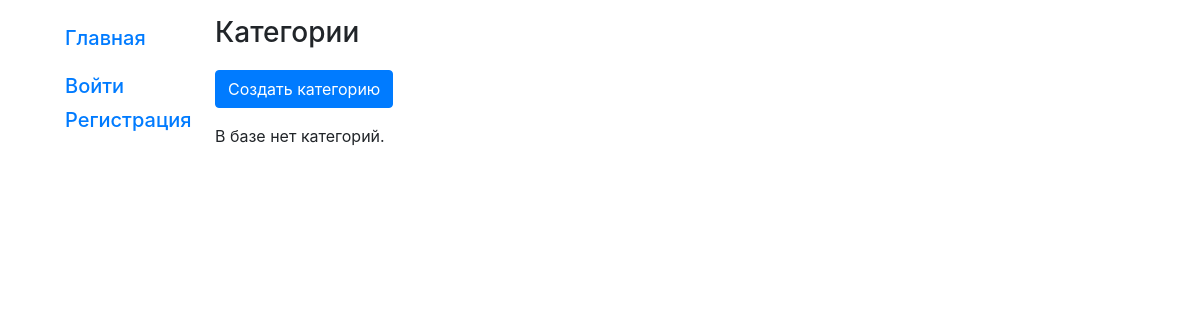
/design/all-categories/, run on an earlier commit of the app's database.
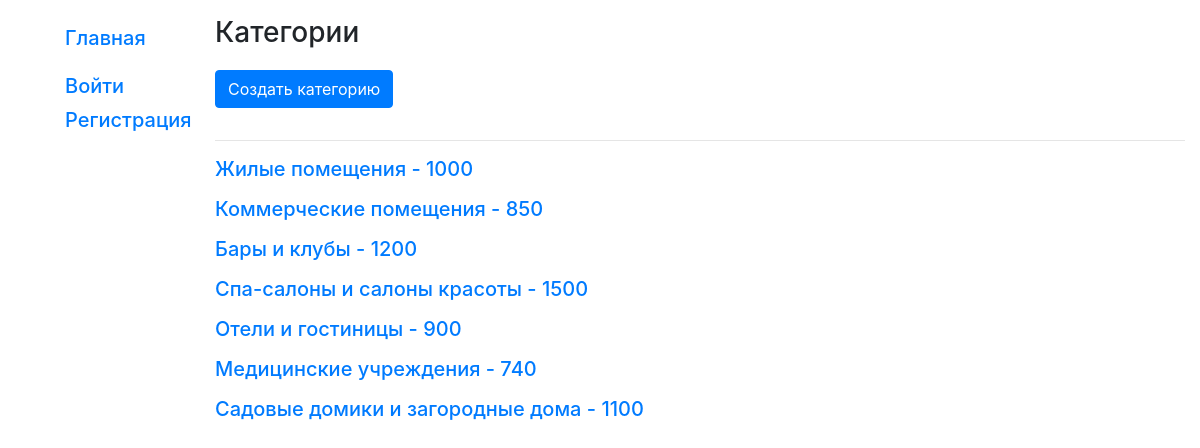
And on a later commit of the database.
### mysite/models.py (models this page shows)
class Category(models.Model):
    title = models.CharField(max_length=200, verbose_name='Название', unique=True)
    price = models.IntegerField(verbose_name='Цена', default=0)
    def __str__(self):
        return f'{self.title} - {self.price}'

### mysite/views.py (the view)
# urls.py: path('all-categories/', AllCategoriesListView.as_view(), name='all_categories'),
class AllCategoriesListView(generic.ListView, PermissionRequiredMixin):
    permission_required = 'mysite.can_edit_status'
    model = Category
    template_name = 'all_categories.html'
    def get_queryset(self):
        return Category.objects.all().order_by('id')

### mysite/templates/all_categories.html
{% extends "layout/basic.html" %}
{% block content %}
<h3>Категории</h3>
    <a href="{% url 'create_category' %}" class="btn btn-primary mb-3">Создать категорию</a>
    {% if category_list %}
        <hr>
        {% for category in category_list %}
            <a href="{% url 'edit_category' category.id %}" class="h5 d-block mb-3">{{ category }}</a>
        {% endfor %}
    {% else %}
      <p>В базе нет категорий.</p>
    {% endif %}
{% endblock %}

What changed in the data, as far as the page shows it:
added Category: title+price "Жилые помещения - 1000"
added Category: title+price "Коммерческие помещения - 850"
added Category: title+price "Бары и клубы - 1200"
added Category: title+price "Спа-салоны и салоны красоты - 1500"
added Category: title+price "Отели и гостиницы - 900"
added Category: title+price "Медицинские учреждения - 740"
added Category: title+price "Садовые домики и загородные дома - 1100"
Also different on the page:
text no longer shown: "В базе нет категорий."
